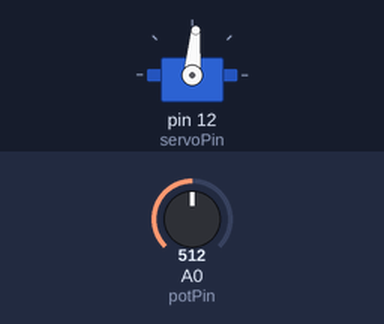
This sketch was run on a simulated Arduino Uno, built with avr-gcc and run on an emulated ATmega328P. Parts: servo. The inputs (shaded band) are chosen by the test bench; at power-on: A0 (potPin) = 512.

Above: at 1.2 s.
1.3 s: A0 (potPin) set to 716
At 2.4 s:
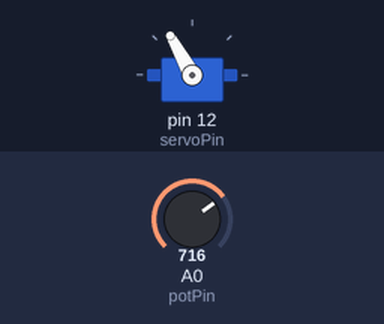
2.8 s: A0 (potPin) set to 900
At 3.5 s:
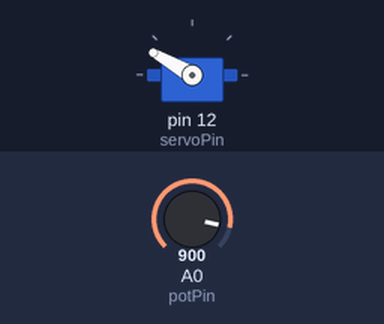
4.3 s: A0 (potPin) set to 1023
At 4.6 s:
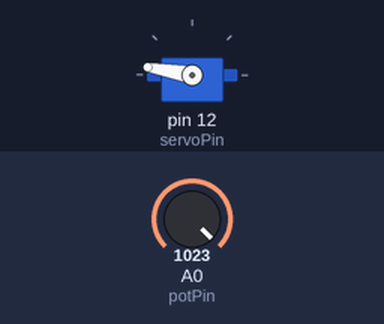
5.8 s: A0 (potPin) set to 306
At 7.0 s:
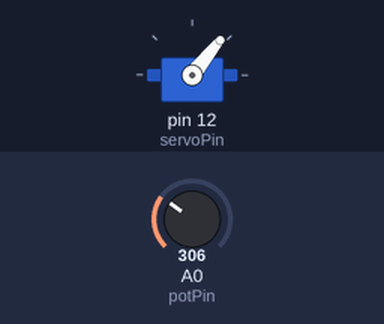
7.3 s: A0 (potPin) set to 122
At 8.1 s:
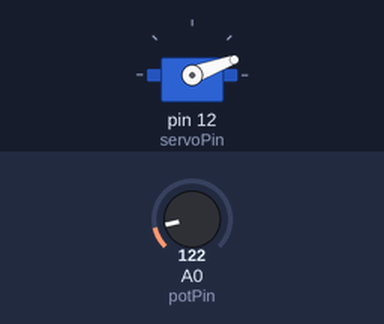
8.8 s: A0 (potPin) set to 511
At 9.3 s:
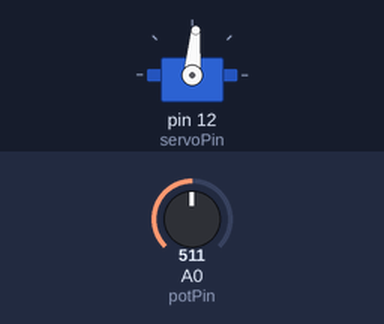
Timing chart, 0 to 11.3 s (numbered marks = the images above; inputs shaded):
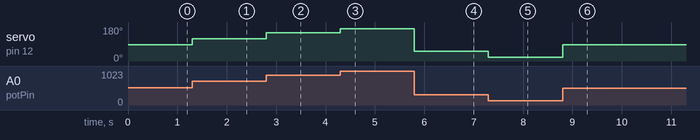

The sketch:

servo_knobControl.ino
```cpp
/*
Adafruit Arduino - Lesson 14. Knob
*/

#include <Servo.h>

int potPin = A0;
int servoPin = 12;
Servo servo;

void setup()
{
  servo.attach(servoPin);
}

void loop()
{
  int reading = analogRead(potPin);     // 0 to 1023
  int angle = reading / 6;              // 0 to 180-ish
  servo.write(angle);
}
```

Measured:
- after the input at 1.3 s, servo on pin 12 (servoPin): 85° → 119° at once
- after the input at 2.8 s, servo on pin 12 (servoPin): 119° → 150° at once
- after the input at 4.3 s, servo on pin 12 (servoPin): 150° → 170° at once
- after the input at 5.8 s, servo on pin 12 (servoPin): 170° → 51° at once
- after the input at 7.3 s, servo on pin 12 (servoPin): 51° → 20° at once
- after the input at 8.8 s, servo on pin 12 (servoPin): 20° → 85° at once
